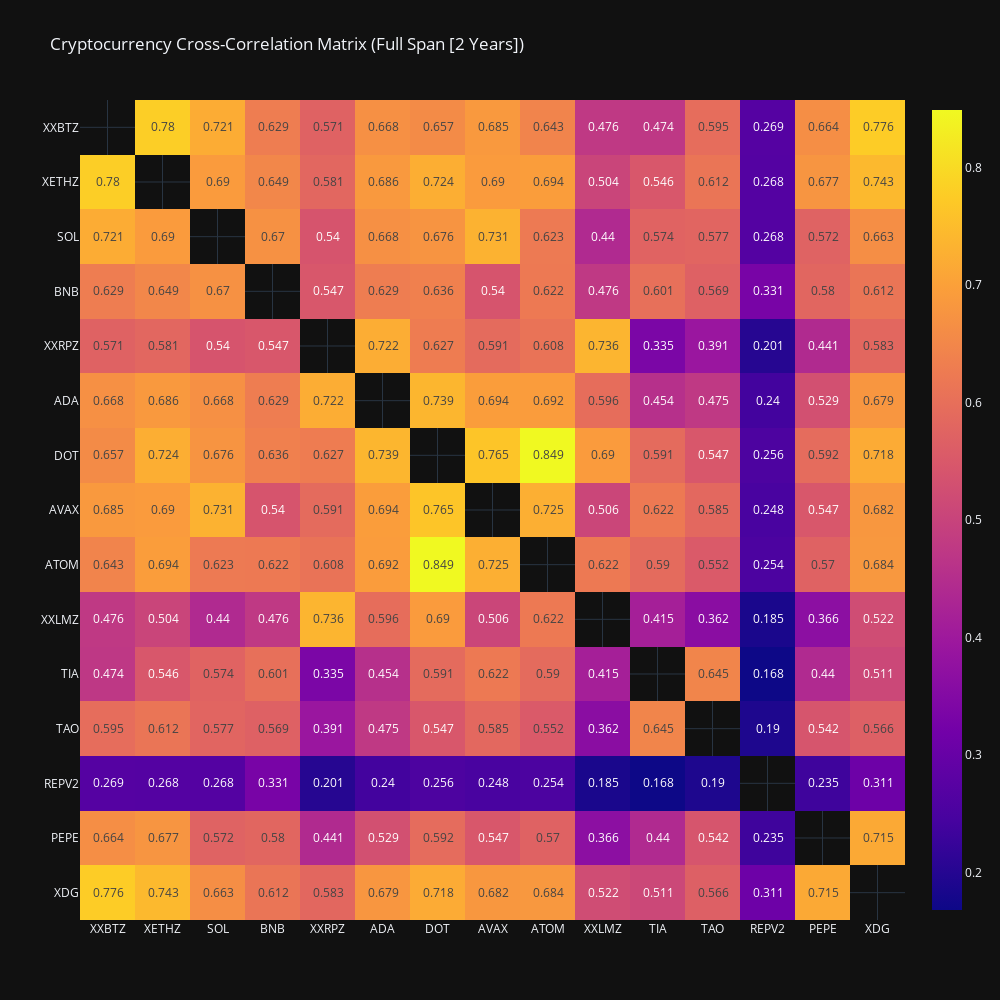

The cell this chart's notebook holds for it:
### Code cell
# find cross correlations
corr_matrix = pd.DataFrame(index=tickers, columns=tickers)
for t1 in tickers:
    for t2 in tickers:
        if t1 != t2:
            corr = price_hist[t1]['close'].pct_change().corr(price_hist[t2]['close'].pct_change())
            corr_matrix.loc[t1, t2] = corr
        else:
            corr_matrix.loc[t1, t2] = 1.0

corr_matrix = corr_matrix.astype(float).round(3)

np.fill_diagonal(corr_matrix.values, np.nan)

fig = px.imshow(corr_matrix, text_auto=True, aspect="auto", title="Cryptocurrency Cross-Correlation Matrix (Full Span [2 Years])")
fig.update_layout(width=1000, height=1000)
fig.update_xaxes(tickvals=list(range(len(tickers))), ticktext=[ticker[:-3] for ticker in tickers], tickangle=0)
fig.update_yaxes(tickvals=list(range(len(tickers))), ticktext=[ticker[:-3] for ticker in tickers], tickangle=0)
fig.show()

### Figure 1 — Plotly figure (JSON) as saved in the notebook; plotly's stock layout.template omitted (floating-point values rounded to 4 significant figures; data arrays with more than 128 entries replaced by an {"elided": "..."} marker saying what was removed)
{"data": [{"coloraxis": "coloraxis", "hovertemplate": "x: %{x}<br>y: %{y}<br>color: %{z}<extra></extra>", "name": "0", "texttemplate": "%{z}", "type": "heatmap", "x": ["XXBTZUSD", "XETHZUSD", "SOLUSD", "BNBUSD", "XXRPZUSD", "ADAUSD", "DOTUSD", "AVAXUSD", "ATOMUSD", "XXLMZUSD", "TIAUSD", "TAOUSD", "REPV2USD", "PEPEUSD", "XDGUSD"], "xaxis": "x", "y": ["XXBTZUSD", "XETHZUSD", "SOLUSD", "BNBUSD", "XXRPZUSD", "ADAUSD", "DOTUSD", "AVAXUSD", "ATOMUSD", "XXLMZUSD", "TIAUSD", "TAOUSD", "REPV2USD", "PEPEUSD", "XDGUSD"], "yaxis": "y", "z": {"elided": "15x15 float values"}}], "layout": {"coloraxis": {"colorscale": [[0, "#0d0887"], [0.1111, "#46039f"], [0.2222, "#7201a8"], [0.3333, "#9c179e"], [0.4444, "#bd3786"], [0.5556, "#d8576b"], [0.6667, "#ed7953"], [0.7778, "#fb9f3a"], [0.8889, "#fdca26"], [1, "#f0f921"]]}, "height": 1000, "title": {"text": "Cryptocurrency Cross-Correlation Matrix (Full Span [2 Years])"}, "width": 1000, "xaxis": {"anchor": "y", "domain": [0, 1], "tickangle": 0, "ticktext": ["XXBTZ", "XETHZ", "SOL", "BNB", "XXRPZ", "ADA", "DOT", "AVAX", "ATOM", "XXLMZ", "TIA", "TAO", "REPV2", "PEPE", "XDG"], "tickvals": [0, 1, 2, 3, 4, 5, 6, 7, 8, 9, 10, 11, 12, 13, 14]}, "yaxis": {"anchor": "x", "autorange": "reversed", "domain": [0, 1], "tickangle": 0, "ticktext": ["XXBTZ", "XETHZ", "SOL", "BNB", "XXRPZ", "ADA", "DOT", "AVAX", "ATOM", "XXLMZ", "TIA", "TAO", "REPV2", "PEPE", "XDG"], "tickvals": [0, 1, 2, 3, 4, 5, 6, 7, 8, 9, 10, 11, 12, 13, 14]}}}
